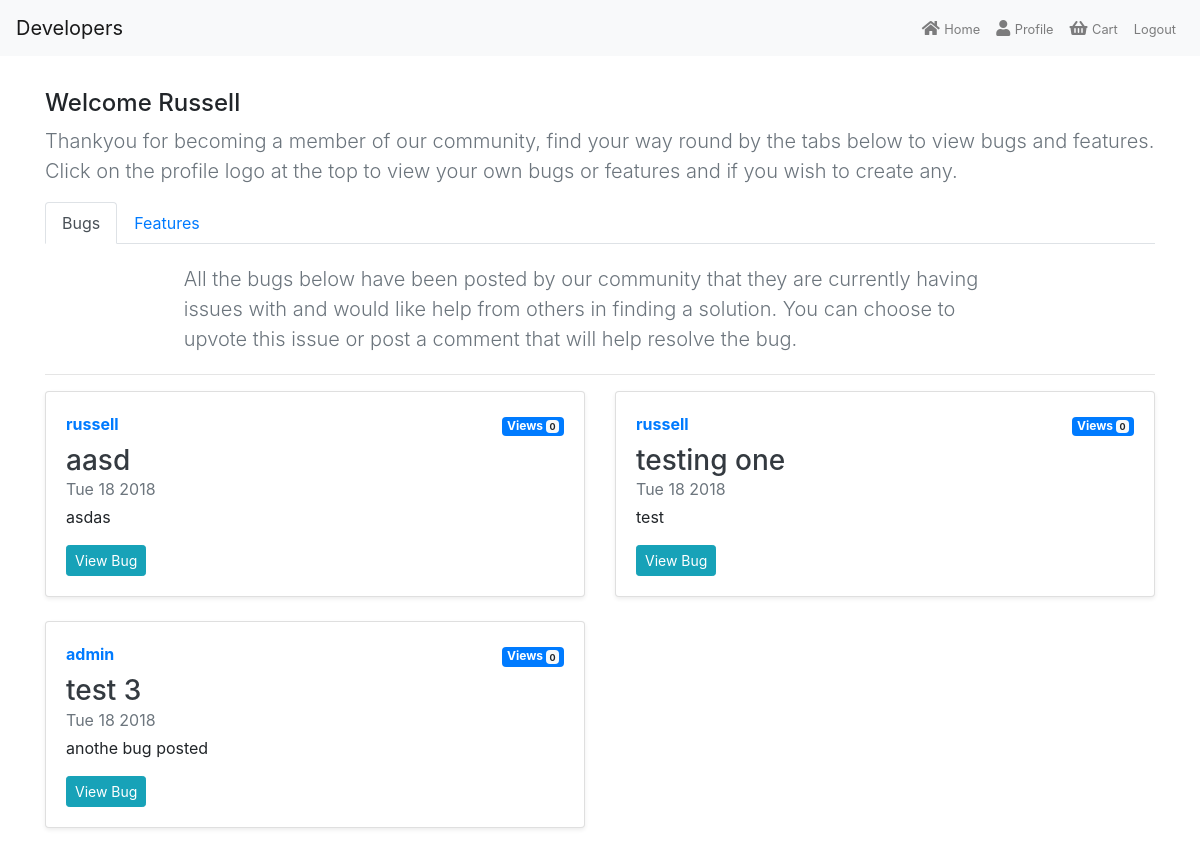
The page /homepage/ (signed in) on the database as committed earlier.
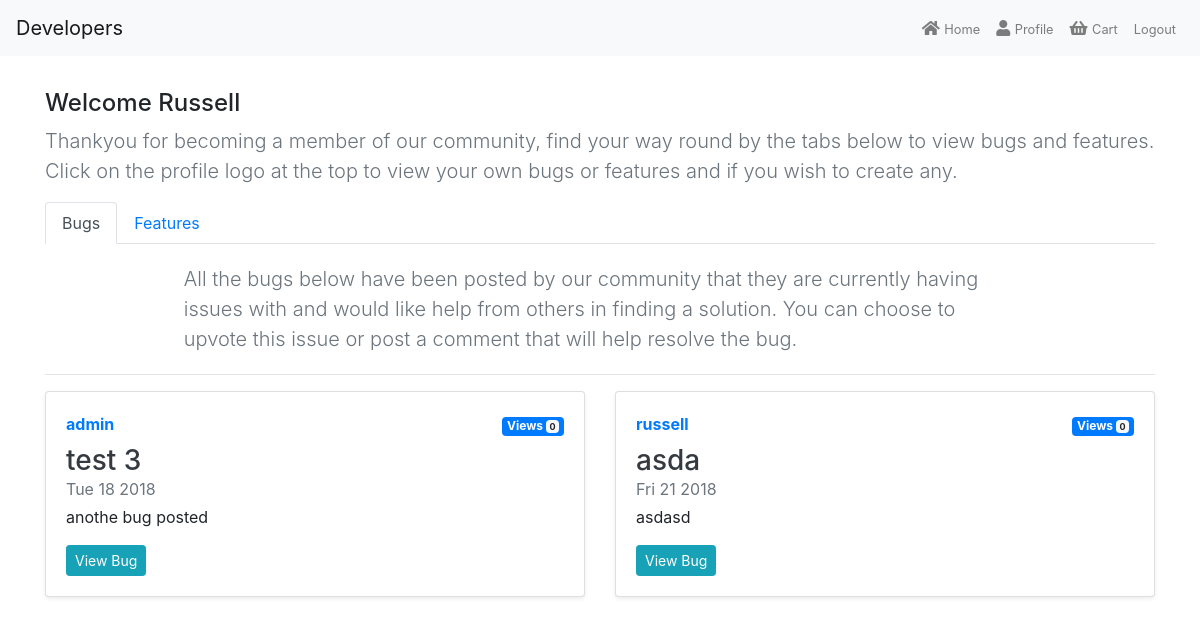
The same page on the database as committed later.
### bug/models.py (models this page shows, shortened)
class Bug(models.Model):
    app_choices = [
        ("bug", "Bug"),
        ("feature", "Feature")
    ]
    title = models.CharField(max_length=100)
    description = models.TextField()
    created_date = models.DateTimeField(default=timezone.now)
    views = models.IntegerField(default=0)
    upvotes = models.IntegerField(default=0)
    price = models.DecimalField(max_digits=6, decimal_places=2, default=0)
    author = models.ForeignKey(User, on_delete=models.CASCADE)

### home/views.py (the view)
# urls.py: url(r'^homepage/', home, name="home"),
@login_required
def home(request):
    bugs = Bug.objects.all()
    features = Feature.objects.all()
    context = {
        "bugs": bugs,
        "features": features,
    }
    return render(request, "home.html", context)

### home/templates/home.html (shortened to what this page needs)
{% extends 'base.html' %}
{% block content %}
<div class="container mt-3">
   <h4>Welcome {{ user.username|capfirst }}</h4>
   <p class="lead text-muted"> Thankyou for becoming a member of our community, find your way round by the tabs below to view bugs and features. Click on the profile logo at the top to view your own bugs or features and if you wish to create any.</p>
    <ul class="nav nav-tabs mt-3" id="myTab" role="tablist">
        <li class="nav-item">
            <a class="nav-link active" id="Bug-tab" data-toggle="tab" href="#Bug" role="tab" aria-controls="Bug" aria-selected="true">Bugs</a>
        </li>
        <li class="nav-item">
            <a class="nav-link" id="Feature-tab" data-toggle="tab" href="#Feature" role="tab" aria-controls="Feature" aria-selected="false">Features</a>
        </li>
    </ul>
    <div class="tab-content" id="myTabContent">
        <div class="tab-pane fade show active" id="Bug" role="tabpanel"    aria-labelledby="Bug-tab">
            <p class="lead text-muted tab-display">
                All the bugs below have been posted by our community that they are currently having issues with and would like help from others in finding a solution. You can choose to upvote this issue or post a comment that will help resolve the bug.
            </p>
            <hr>
            <div class="row mb-2">
                {% for bug in bugs %}
                    <div class="col-md-6">
                        <div class="card flex-md-row mb-4 shadow-sm h-md-250">
                            <div class="card-body d-flex flex-column align-items-start">
                                <strong class="d-inline-block mb-2 text-primary">
                                    {{ bug.author }}
                                </strong>
                                <span class="badge badge-primary views-display">
                                    Views
                                    <span class="badge badge-light">
                                        {{ bug.views }}
                                    </span>
                                </span>
                                <h3 class="mb-0">
                                    <a class="text-dark" href="#">
                                        {{ bug.title }}
                                    </a>
                                </h3>
                                <div class="mb-1 text-muted">
                                    {{ bug.created_date| date:"D j Y " }}
                                </div>
                                <p class="card-text mb-auto">
                                    {{ bug.description|truncatechars:50 }}
                                </p>
                                <a href="{% url 'preview_bug' bug.id %}">
                                    <button type="button" class="btn btn-info btn-sm mt-3">
                                        View Bug
                                    </button>
                                </a>
                            </div>
                        </div>
                    </div>
                {% endfor %}
            </div>
        </div>
    </div>
</div>
{% endblock %}

Rows that differ between the two databases and show on the page:
removed Bug: author "russell", views "0", title "aasd", created_date "Tue 18 2018", description "asdas"
removed Bug: author "russell", views "0", title "testing one", created_date "Tue 18 2018", description "test"
added Bug: author "russell", views "0", title "asda", created_date "Fri 21 2018", description "asdasd"
